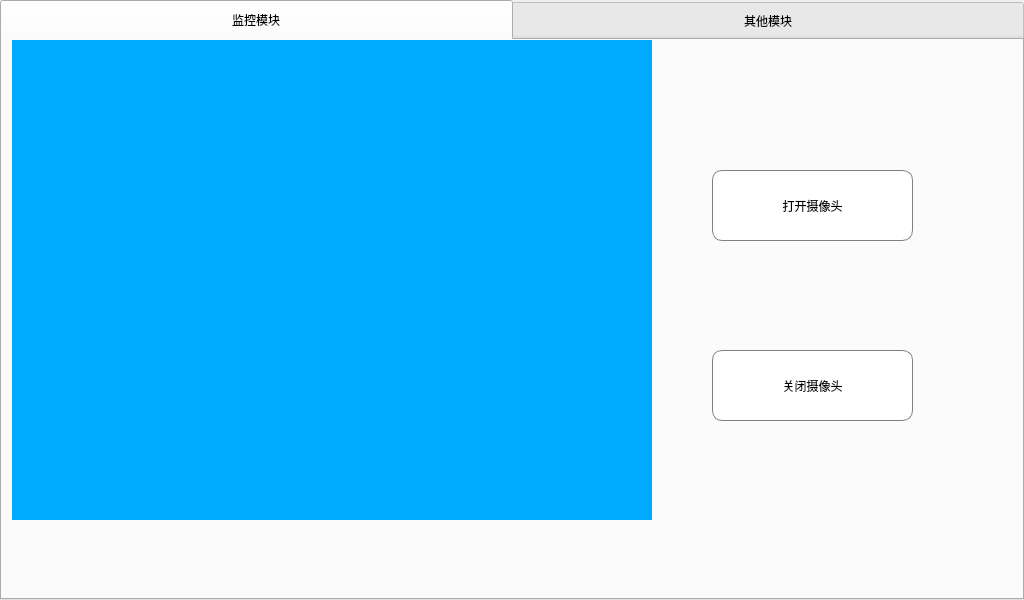
<?xml version="1.0" encoding="UTF-8"?>
<ui version="4.0">
 <class>MainWindow</class>
 <widget class="QMainWindow" name="MainWindow">
  <property name="geometry">
   <rect>
    <x>0</x>
    <y>0</y>
    <width>1024</width>
    <height>600</height>
   </rect>
  </property>
  <property name="windowTitle">
   <string>MainWindow</string>
  </property>
  <property name="styleSheet">
   <string notr="true">QMainWindow#MainWindow{border-image: url(:/icon/other.bmp);}
</string>
  </property>
  <widget class="QWidget" name="centralwidget">
   <widget class="QTabWidget" name="tabWidget">
    <property name="geometry">
     <rect>
      <x>0</x>
      <y>0</y>
      <width>1024</width>
      <height>600</height>
     </rect>
    </property>
    <property name="styleSheet">
     <string notr="true">QTabBar::tab{width:512}
QTabBar::tab{height:40}</string>
    </property>
    <property name="currentIndex">
     <number>0</number>
    </property>
    <widget class="QWidget" name="tab">
     <attribute name="title">
      <string>监控模块</string>
     </attribute>
     <widget class="QPushButton" name="closeBt">
      <property name="geometry">
       <rect>
        <x>710</x>
        <y>310</y>
        <width>201</width>
        <height>71</height>
       </rect>
      </property>
      <property name="styleSheet">
       <string notr="true">QPushButton#closeBt
{
    color: rgb(0, 0, 0);
	border-color:rgb(241, 236, 237);
    background:rgb(255, 255, 255);
    border:1px solid grey;
    border-radius: 10px;
}
QPushButton#closeBt:hover
{
    border-color:rgb(0, 0, 0);
    background:rgb(220, 220, 220);
}
QPushButton#closeBt:pressed
{
    border-color:rgb(0, 0, 0);
    background:rgb(190, 190, 190);
}
QPushButton#closeBt:disabled
{
    border-color:rgb(167, 164, 170);
    background:rgb(167, 164, 170);
    color: rgb(255,255,255);
}</string>
      </property>
      <property name="text">
       <string>关闭摄像头</string>
      </property>
     </widget>
     <widget class="QPushButton" name="openBt">
      <property name="geometry">
       <rect>
        <x>710</x>
        <y>130</y>
        <width>201</width>
        <height>71</height>
       </rect>
      </property>
      <property name="styleSheet">
       <string notr="true">QPushButton#openBt
{
    color: rgb(0, 0, 0);
	border-color:rgb(241, 236, 237);
    background:rgb(255, 255, 255);
    border:1px solid grey;
    border-radius: 10px;
}
QPushButton#openBt:hover
{
    border-color:rgb(0, 0, 0);
    background:rgb(220, 220, 220);
}
QPushButton#openBt:pressed
{
    border-color:rgb(0, 0, 0);
    background:rgb(190, 190, 190);
}
QPushButton#openBt:disabled
{
    border-color:rgb(167, 164, 170);
    background:rgb(167, 164, 170);
    color: rgb(255,255,255);
}</string>
      </property>
      <property name="text">
       <string>打开摄像头</string>
      </property>
     </widget>
     <widget class="QLabel" name="label_4">
      <property name="geometry">
       <rect>
        <x>10</x>
        <y>0</y>
        <width>640</width>
        <height>480</height>
       </rect>
      </property>
      <property name="styleSheet">
       <string notr="true">background-color: rgb(0, 170, 255);</string>
      </property>
      <property name="text">
       <string/>
      </property>
     </widget>
    </widget>
    <widget class="QWidget" name="tab_2">
     <attribute name="title">
      <string>其他模块</string>
     </attribute>
     <widget class="QLabel" name="label">
      <property name="geometry">
       <rect>
        <x>20</x>
        <y>280</y>
        <width>211</width>
        <height>81</height>
       </rect>
      </property>
      <property name="text">
       <string>是否有火灾发生</string>
      </property>
     </widget>
     <widget class="QLabel" name="label_2">
      <property name="geometry">
       <rect>
        <x>30</x>
        <y>100</y>
        <width>401</width>
        <height>81</height>
       </rect>
      </property>
      <property name="styleSheet">
       <string notr="true">font: 15pt &quot;Ubuntu&quot;;
color: rgb(117, 80, 123);</string>
      </property>
      <property name="text">
       <string>火灾监测模块</string>
      </property>
     </widget>
     <widget class="QLabel" name="label_3">
      <property name="geometry">
       <rect>
        <x>500</x>
        <y>100</y>
        <width>401</width>
        <height>81</height>
       </rect>
      </property>
      <property name="styleSheet">
       <string notr="true">font: 15pt &quot;Ubuntu&quot;;
color: rgb(117, 80, 123);</string>
      </property>
      <property name="text">
       <string>智能门禁模块</string>
      </property>
     </widget>
     <widget class="Line" name="line">
      <property name="geometry">
       <rect>
        <x>440</x>
        <y>0</y>
        <width>20</width>
        <height>491</height>
       </rect>
      </property>
      <property name="orientation">
       <enum>Qt::Vertical</enum>
      </property>
     </widget>
     <widget class="QLabel" name="label_fire">
      <property name="geometry">
       <rect>
        <x>250</x>
        <y>290</y>
        <width>191</width>
        <height>71</height>
       </rect>
      </property>
      <property name="text">
       <string/>
      </property>
     </widget>
     <widget class="QLabel" name="label_5">
      <property name="geometry">
       <rect>
        <x>470</x>
        <y>210</y>
        <width>401</width>
        <height>161</height>
       </rect>
      </property>
      <property name="font">
       <font>
        <family>Ubuntu Mono</family>
        <pointsize>12</pointsize>
        <weight>50</weight>
        <italic>false</italic>
        <bold>false</bold>
       </font>
      </property>
      <property name="styleSheet">
       <string notr="true">font: 12pt &quot;Ubuntu Mono&quot;;</string>
      </property>
      <property name="text">
       <string>当接近光电开关时，会自动弹出门禁装置。输入用户名和密码三次错误后会自动报警。默认用户名和密码为（usr，123）</string>
      </property>
      <property name="wordWrap">
       <bool>true</bool>
      </property>
     </widget>
    </widget>
   </widget>
  </widget>
 </widget>
 <resources/>
 <connections/>
</ui>
